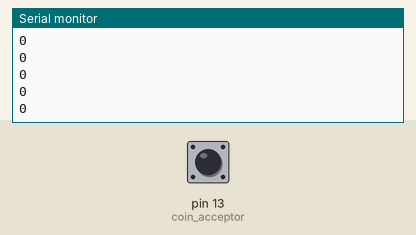
Bench run of a sketch on a simulated Arduino Uno, built with avr-gcc and run on an emulated ATmega328P. Shown: the last lines printed to the serial monitor. The test bench sets the inputs (shaded band); at power-on: pin 13 (coin_acceptor) HIGH.

Above: at 1.2 s.
1.3 s: pin 13 (coin_acceptor) pulled LOW for 0.15 s
At 1.36 s:
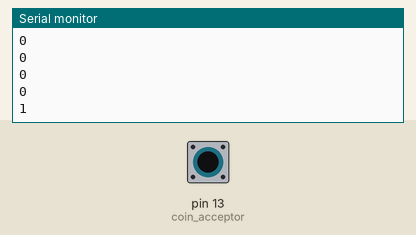
2.9 s: pin 13 (coin_acceptor) pulled LOW for 1 s
At 2.96 s:
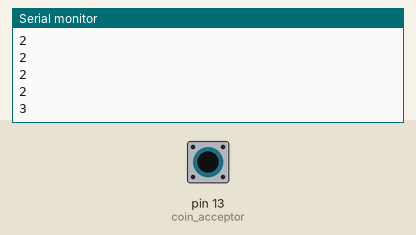
5.4 s: pin 13 (coin_acceptor) pulled LOW for 0.15 s
At 5.48 s:
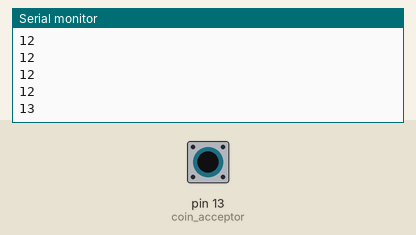
Timing chart, 0 to 8.4 s (numbered marks = the images above; inputs shaded):
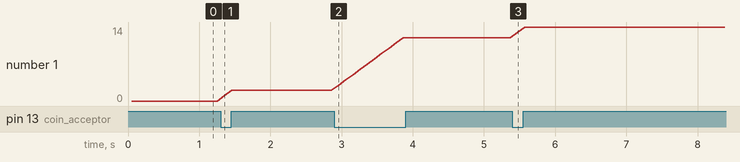

The sketch:

Coin_LED.ino
```cpp
bool coin = 0;
bool nocoin = 0;
int coin_piso = 0;
int coin_acceptor = 13; //pin

void setup() {

pinMode(coin_acceptor, INPUT_PULLUP); // set Left button as a Digital Input
Serial.begin(9600);
}
void loop() {
  delay(50);
  if (digitalRead(coin_acceptor) == LOW){
  coin = true;
  nocoin = false;
  coin_piso++;

  }
  if (digitalRead(coin_acceptor) == LOW){
  delay(50);
  coin = false;
  nocoin = true;
  delay(1);
  }
Serial.println(coin_piso);
  if(coin == true && nocoin == false){
    switch (coin_piso) {
    case 1:
    Serial.println(coin_piso);
    break;
    case 2:
    Serial.println(coin_piso);
    break;
    default:
    Serial.println("BREAK");
    break;
  }
  }

  if(coin == false && nocoin == true){
  }
}
```

Measured:
- after the input at 1.3 s, the serial monitor: prints a new line after 0.05 s (image 1)
- after the input at 2.9 s, the serial monitor: prints a new line after 0.06 s (image 2)
- after the input at 5.4 s, the serial monitor: prints a new line after 0.07 s (image 3)
- plotted number 1: 0 → 2 after the input at 1.3 s, 2 → 12 after the input at 2.9 s, 12 → 14 after the input at 5.4 s
